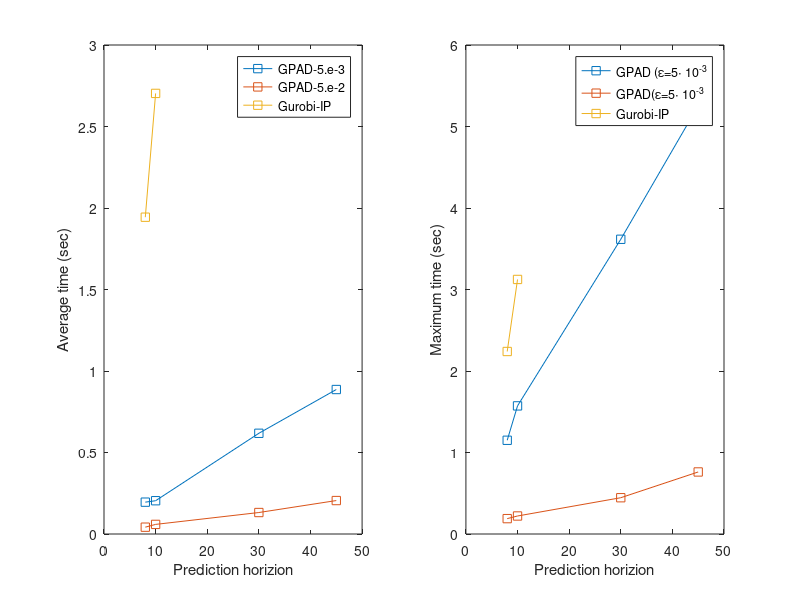
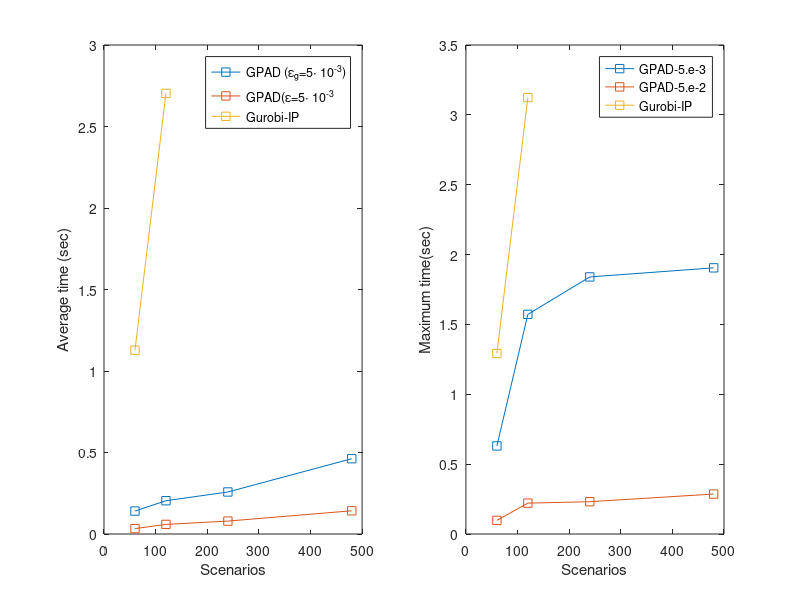
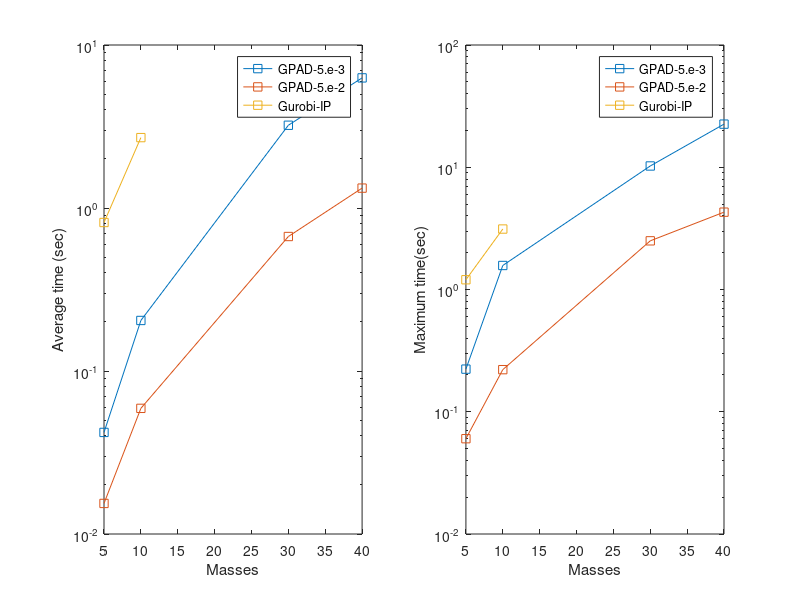

These charts were generated, in order, by the following MATLAB code:
%% plot figures 

result_data=cell(3,2);
gurobi_ip=cell(3,1);
%prediction hoizon 
result_data{1,1}=[8 10 30 45;0.1954 0.2042 0.6179 0.8864;0.0419 0.0590 0.1318 0.2052]';
result_data{1,2}=[8 10 30 45;1.1501 1.572 3.6162 5.2541;0.1887 0.221 0.4452 0.7612]';
gurobi_ip{1,1}=[8 10;1.9436 2.7031;2.2394 3.1234]';

figure(1)
subplot(2,2,[1 3])
plot(result_data{1,1}(:,1),result_data{1,1}(:,2),'-s');
hold all;
plot(result_data{1,1}(:,1),result_data{1,1}(:,3),'-s');
plot(gurobi_ip{1,1}(:,1),gurobi_ip{1,1}(:,2),'-s');
legend('GPAD-5.e-3','GPAD-5.e-2','Gurobi-IP')
xlabel('Prediction horizion');
ylabel('Average time (sec)');
subplot(2,2,[2 4])
plot(result_data{1,2}(:,1),result_data{1,2}(:,2),'-s');
hold all;
plot(result_data{1,2}(:,1),result_data{1,2}(:,3),'-s');
plot(gurobi_ip{1,1}(:,1),gurobi_ip{1,1}(:,3),'-s');

legend('GPAD (\epsilon=5\cdot 10^{-3}','GPAD(\epsilon=5\cdot 10^{-3}','Gurobi-IP')
xlabel('Prediction horizion');
ylabel('Maximum time (sec)');
%scenarios
result_data{2,1}=[60 120 240 480;0.1408 0.2042 0.2578 0.4619;0.0331 0.0590 0.0792 0.1424]';
result_data{2,2}=[60 120 240 480;0.6304 1.572 1.840 1.905;0.0975 0.221 0.2312 0.2860]';
gurobi_ip{2,1}=[60 120;1.1278 2.7031;1.2917 3.1234]';
figure(2)
subplot(2,2,[1 3])
plot(result_data{2,1}(:,1),result_data{2,1}(:,2),'-s');
hold all;
plot(result_data{2,1}(:,1),result_data{2,1}(:,3),'-s');
plot(gurobi_ip{2,1}(:,1),gurobi_ip{2,1}(:,2),'-s');
legend('GPAD (\epsilon_g=5\cdot 10^{-3})','GPAD(\epsilon=5\cdot 10^{-3}','Gurobi-IP')
xlabel('Scenarios');
ylabel('Average time (sec)');
subplot(2,2,[2 4])
plot(result_data{2,2}(:,1),result_data{2,2}(:,2),'-s');
hold all;
plot(result_data{2,2}(:,1),result_data{2,2}(:,3),'-s');
plot(gurobi_ip{2,1}(:,1),gurobi_ip{2,1}(:,3),'-s');

legend('GPAD-5.e-3','GPAD-5.e-2','Gurobi-IP')
xlabel('Scenarios');
ylabel('Maximum time(sec)');
%system_dimensions 
result_data{3,1}=[5 10 30 40;0.0420 0.2042 3.2187 6.2842;0.0154 0.0590 0.6685 1.3245]';
result_data{3,2}=[5 10 30 40;0.2232 1.572 10.2429 22.5273;0.0602 0.221 2.5011 4.2920]';
gurobi_ip{3,1}=[5 10;0.8149 2.7031;1.2019 3.1234]';


figure(3)
subplot(2,2,[1 3])
semilogy(result_data{3,1}(:,1),result_data{3,1}(:,2),'-s');
hold all;
semilogy(result_data{3,1}(:,1),result_data{3,1}(:,3),'-s');
semilogy(gurobi_ip{3,1}(:,1),gurobi_ip{3,1}(:,2),'-s');
legend('GPAD-5.e-3','GPAD-5.e-2','Gurobi-IP')
xlabel('Masses');
ylabel('Average time (sec)');
subplot(2,2,[2 4])
semilogy(result_data{3,2}(:,1),result_data{3,2}(:,2),'-s');
hold all;
semilogy(result_data{3,2}(:,1),result_data{3,2}(:,3),'-s');
semilogy(gurobi_ip{3,1}(:,1),gurobi_ip{3,1}(:,3),'-s');

legend('GPAD-5.e-3','GPAD-5.e-2','Gurobi-IP')
xlabel('Masses');
ylabel('Maximum time(sec)');